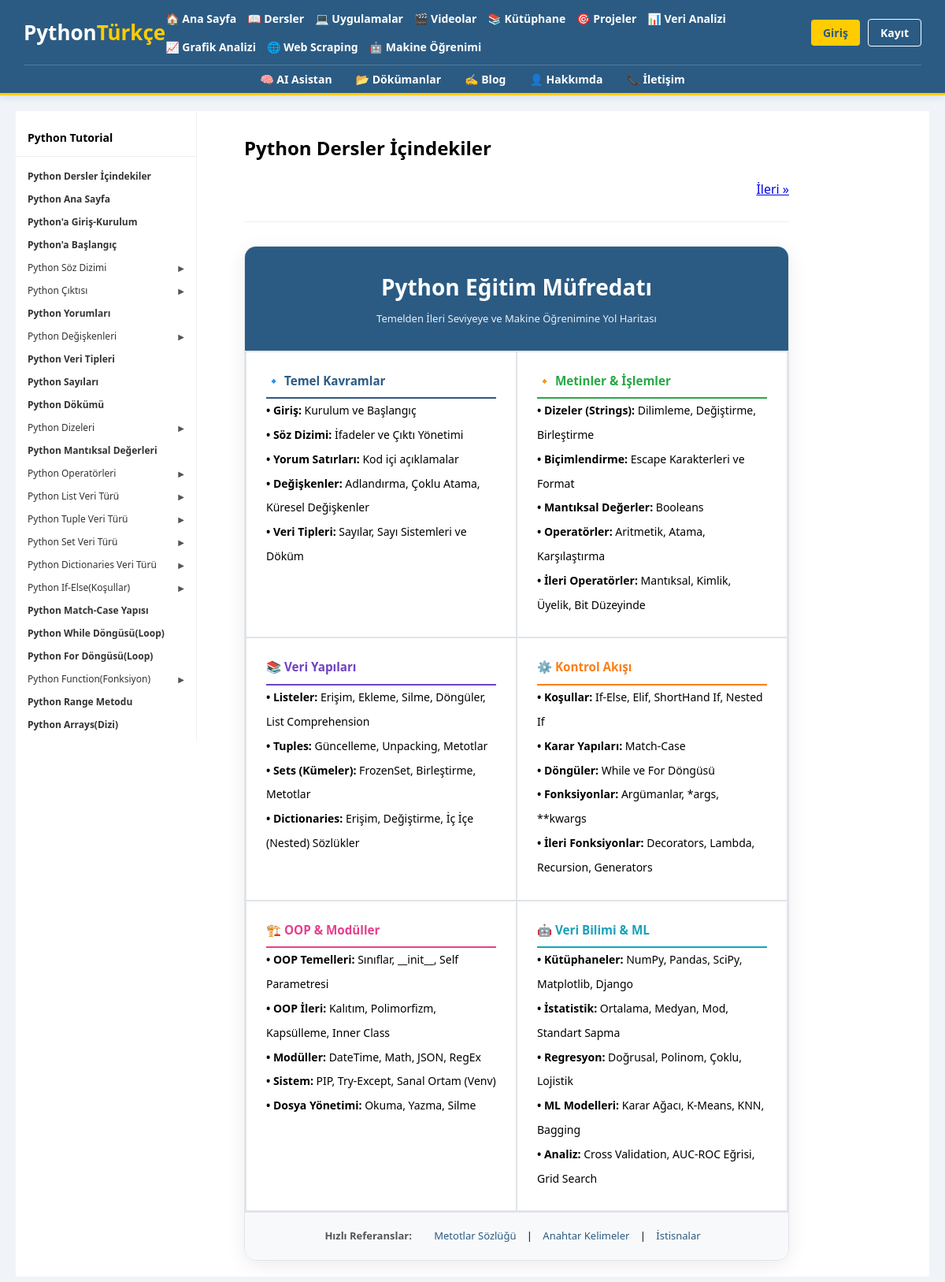
The page /dersler/python-dersler-icindekiler/ on the database its author committed.
### blog/models.py (models this page shows, shortened)
class Ders(models.Model):
    baslik = models.CharField(max_length=200)
    slug = models.SlugField(unique=True)
    icerik = models.TextField(default='')
    sira = models.IntegerField(default=0)
    parent = models.ForeignKey(
        'self',
        on_delete=models.SET_NULL,
        null=True,
        blank=True,
        related_name='alt_dersler',  # eski 'alt_basliklar' çakışmayı önledik
        verbose_name="Üst Başlık (Boş bırakılırsa ana başlıktır)"
    )
    class Meta:
        verbose_name_plural = "Dersler"
        ordering = ['sira']

### blog/views.py (the view)
# urls.py: path('dersler/<slug:slug>/', views.ders_detay, name='ders_detay'),
def ders_detay(request, slug):
    ders = get_object_or_404(Ders, slug=slug)
    alt_basliklar = ders.alt_basliklar.all().prefetch_related('alistirmalar').order_by('sira')
    tum_dersler = Ders.objects.filter(parent__isnull=True).prefetch_related('alt_basliklar').order_by('sira')
    if request.user.is_authenticated:
        tamamlanan = AltBaslikTamamlama.objects.filter(
            kullanici=request.user,
            alt_baslik__in=alt_basliklar,
            tamamlandi=True
        ).values_list('alt_baslik_id', flat=True)
    else:
        tamamlanan = []
    onceki_ders = Ders.objects.filter(sira__lt=ders.sira, parent__isnull=True).order_by('-sira').first()
    sonraki_ders = Ders.objects.filter(sira__gt=ders.sira, parent__isnull=True).order_by('sira').first()
    context = {
        'ders': ders,
        'alt_basliklar': alt_basliklar,
        'tamamlanan_alt_basliklar': list(tamamlanan),
        'tum_dersler': tum_dersler,
        'onceki_ders': onceki_ders,
        'sonraki_ders': sonraki_ders,
        'youtube_url': YOUTUBE_URL
    }
    return render(request, 'blog/ders_detay.html', context)

### blog/templates/blog/ders_detay.html (shortened to what this page needs)
{% extends 'blog/base.html' %}
{% block content %}
<div class="tutorial-container">
<nav class="tutorial-sidebar">
<div class="sidebar-title">Python Tutorial</div>
{% for d in tum_dersler %}
{% if d.alt_basliklar.all %}
<details class="sidebar-accordion" {% if d.slug == ders.slug %}open{% endif %}>
<summary onclick="goLesson(event,'{% url 'ders_detay' slug=d.slug %}')">
{{ d.baslik }}
<span class="acc-icon" onclick="toggleAccordion(event)" style="font-size:10px;color:#555;cursor:pointer;">
{% if d.slug == ders.slug %}▼{% else %}▶{% endif %}
</span>
</summary>
</details>
{% else %}
<a href="{% url 'ders_detay' slug=d.slug %}"
class="main-link {% if d.slug == ders.slug %}active-link{% endif %}"
onclick="showSection('main-content')">
{{ d.baslik }}
</a>
{% endif %}
{% endfor %}
</nav>
<main class="tutorial-content">
<div id="main-content" class="content-section active">
<h1 class="main-title">{{ ders.baslik }}</h1>
<div class="content-nav" style="margin:25px 0;">
{% if sonraki_ders %}
<a href="{% url 'ders_detay' slug=sonraki_ders.slug %}" class="btn-nav" style="float:right;">İleri »</a>
{% endif %}
</div>
<hr style="border:0;border-bottom:1px solid #eee;margin:30px 0;">
{% if ders.icerik %}
<div class="main-lesson-content">
{{ ders.icerik|safe }}
</div>
{% endif %}
</div>
</main>
</div>
{% endblock %}

### blog/templates/blog/base.html (style rules this page uses)
* { margin:0;padding:0;box-sizing:border-box; }
body { font-family:'Segoe UI',Tahoma,sans-serif; background:#f0f4f8; }

### blog/templates/blog/ders_detay.html (style rules this page uses)
:root { --w3-green: #04AA6D; --w3-hover-gray: #e7e9eb; --sidebar-width: 230px; }
body, html { margin: 0; padding: 0; }
.tutorial-container { display: flex; min-height: 100vh; font-family: "Segoe UI", Arial, sans-serif; background-color: white; width: 100%; }
.tutorial-sidebar { width: var(--sidebar-width); min-width: var(--sidebar-width); background-color: #fff; height: 100vh; overflow-y: auto; position: sticky; top: 0; border-right: 1px solid #f1f1f1; padding-top: 10px; z-index: 10; }
.sidebar-title { padding: 14px 15px; font-size: 14px; font-weight: 600; color: #000; border-bottom: 1px solid #eee; margin-bottom: 10px; }
.sidebar-accordion { border: none; }
.sidebar-accordion summary { list-style: none; cursor: pointer; padding: 6px 15px; font-size: 14px; display: flex; justify-content: space-between; align-items: center; color: #333; }
.main-link { display: block; padding: 6px 15px; font-size: 14px; font-weight: 600; color: #333; text-decoration: none; }
.tutorial-content { flex: 1; padding: 20px 60px; width: 100%; max-width: 70%; box-sizing: border-box; overflow-x: hidden; }
.main-lesson-content, .sub-content { font-size: 13px !important; line-height: 1.5 !important; color: #000; }
.main-title { font-size: 24px !important; font-weight: 600; margin: 10px 0; }
.main-link, .sidebar-accordion summary { font-size: 12px !important; }
.content-section { display: none; }
.content-section.active { display: block; }

### rows shown on the page
Ders: baslik "Python Dersler İçindekiler", icerik "Python Eğitim Müfredatı Temelden İleri Seviyeye ve Makine Öğrenimine Yol Haritası 🔹 Temel Kavramlar • Giriş: Kurulum ve Başlangıç • Söz Dizimi: İfadeler ve Çıktı Yönetimi • Yorum Satırları: Kod içi açıklamalar • Değişkenler: Adlandırma, Çoklu Atama, Küresel Değişkenler • Veri Tipleri: Sayılar, Sayı Sistemleri ve Döküm 🔸 Metinler & İşlemler • Dizeler (Strings): Dilimleme, Değiştirme, Birleştirme • Biçimlendirme: Escape Karakterleri ve Format • Mantıksal Değerler: Booleans • Operatörler: Aritmetik, Atama, Karşılaştırma • İleri Operatörler: Mantıksal, Kimlik, Üyelik, Bit Düzeyinde 📚 Veri Yapıları • Listeler: Erişim, Ekleme, Silme, Döngüler, List Comprehension • Tuples: Güncelleme, Unpacking,…"
Ders: baslik "Python Ana Sayfa"
Ders: baslik "Python'a Giriş-Kurulum"
Ders: baslik "Python'a Başlangıç"
Ders: baslik "Python Söz Dizimi"
Ders: baslik "Python Çıktısı"
Ders: baslik "Python Yorumları"
Ders: baslik "Python Değişkenleri"
Ders: baslik "Python Veri Tipleri"
Ders: baslik "Python Sayıları"
Ders: baslik "Python Dökümü"
Ders: baslik "Python Dizeleri"
Ders: baslik "Python Mantıksal Değerleri"
Ders: baslik "Python Operatörleri"
Ders: baslik "Python List Veri Türü"
Ders: baslik "Python Tuple Veri Türü"
Ders: baslik "Python Set Veri Türü"
Ders: baslik "Python Dictionaries Veri Türü"
Ders: baslik "Python If-Else(Koşullar)"
Ders: baslik "Python Match-Case Yapısı"
Ders: baslik "Python While Döngüsü(Loop)"
Ders: baslik "Python For Döngüsü(Loop)"
Ders: baslik "Python Function(Fonksiyon)"
Ders: baslik "Python Range Metodu"
Ders: baslik "Python Arrays(Dizi)"
